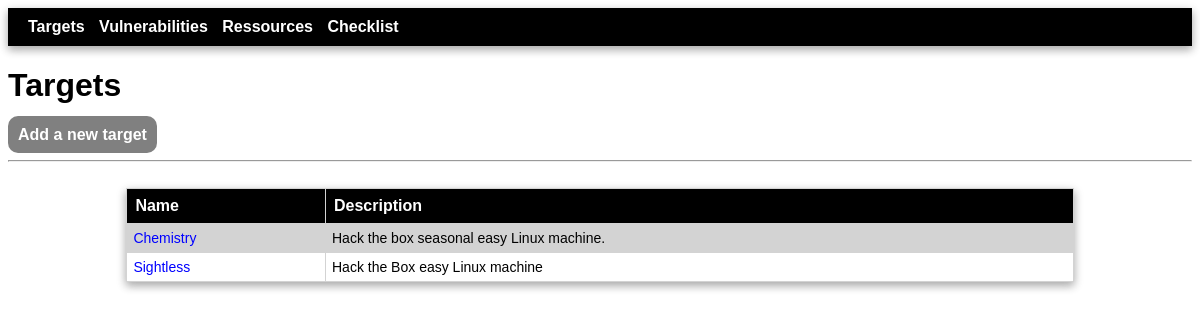
Screenshot of /targets/ with the database file from the repository.
### tms/models.py (models this page shows, shortened)
class Target(models.Model):
    name = models.fields.CharField(max_length=100, null=True)
    url = models.fields.URLField(null=True)
    description = models.fields.CharField(max_length=500, null=True, blank=True)
    ip = models.fields.CharField(max_length=15, null=True)
    hostname = models.fields.CharField(max_length=100, null=True, blank=True)

### tms/views.py (the view)
# urls.py: path('targets/', views.targets, name='targets'),
def targets(request):
    targets = Target.objects.all()
    return render(request, 'tms/targets.html', {'targets' : targets})

### tms/templates/tms/targets.html
{% extends 'tms/base.html' %}
{% block content %}
        <h1>Targets</h1>
        <p>
            <span class="submenu"><a href="{% url 'targets-add' %}">Add a new target</a></span>
        </p>
        <hr><br>
        <table>
            <tr>
                <th>Name</th>
                <th>Description</th>
            </tr>
            {% for target in targets %}
                <tr>
                    <td><a href="{% url 'target-detail' target.id %}">{{target.name}}</a></td>
                    <td>{{target.description|truncatechars:200}}</td>
                </tr>
            {% endfor %}
        </table>
{% endblock %}

### tms/static/tms/styles.css (style rules this page uses)
* { font-family: Helvetica; }
.submenu a, form .button { background:grey; color: white; padding: 10px; font-weight: bold; border-radius: 10px; }
a { text-decoration: none; color: blue; }
table { width: 80%; border-collapse: collapse; margin-left: auto; margin-right: auto; box-shadow: 0 4px 8px 0 rgba(0,0,0,0.2), 0 3px 10px 0 rgba(0,0,0,0.19); }
th { border: 1px solid lightgrey; text-align: left; padding: 8px; background-color: black; color:white; }
td { border: 1px solid lightgrey; text-align: left; padding: 6px; font-size: 14px; }
tr:nth-child(even) { background-color: lightgrey; }

### rows the page displays
Target: name "Chemistry", description "Hack the box seasonal easy Linux machine."
Target: name "Sightless", description "Hack the Box easy Linux machine"
